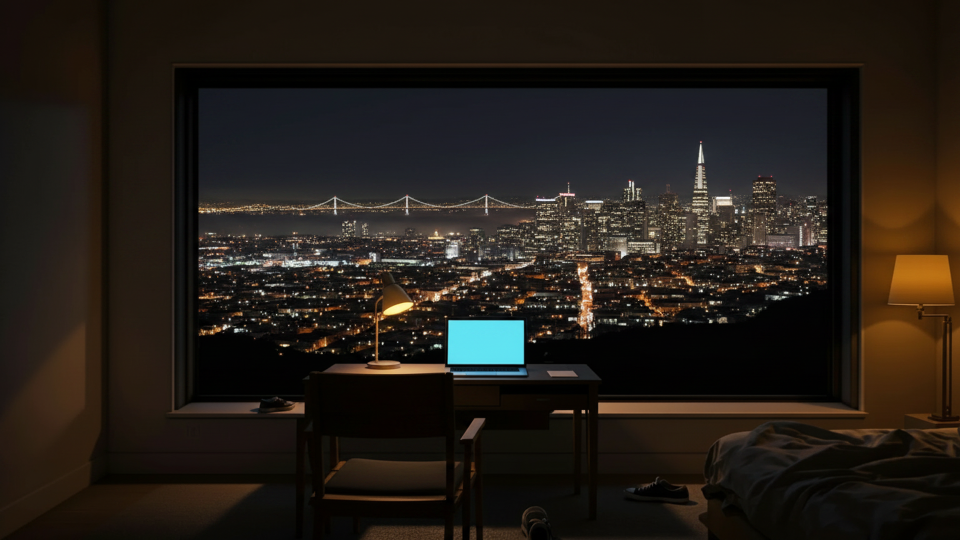
#> input picture gen/dive/keys/k1.png, 1920 x 1080 px (shown at 1/2 size)
$ python composite.py keys/k0.png keys/k1.png out.png
#> lines starting #> are read from the running program, lines starting #| are printed output that depends on the picture; after the words box and inside, x2 and y2 are one past the last pixel; in counts of white or black regions, pixels touching at a corner belong together; pictures that were not available may be replaced by others from this repository, and a replacement may not be noted
#> further down, ui is the input picture: PIL image 1920x1080 RGB; mean R, G, B 35.6, 29.1, 22.7
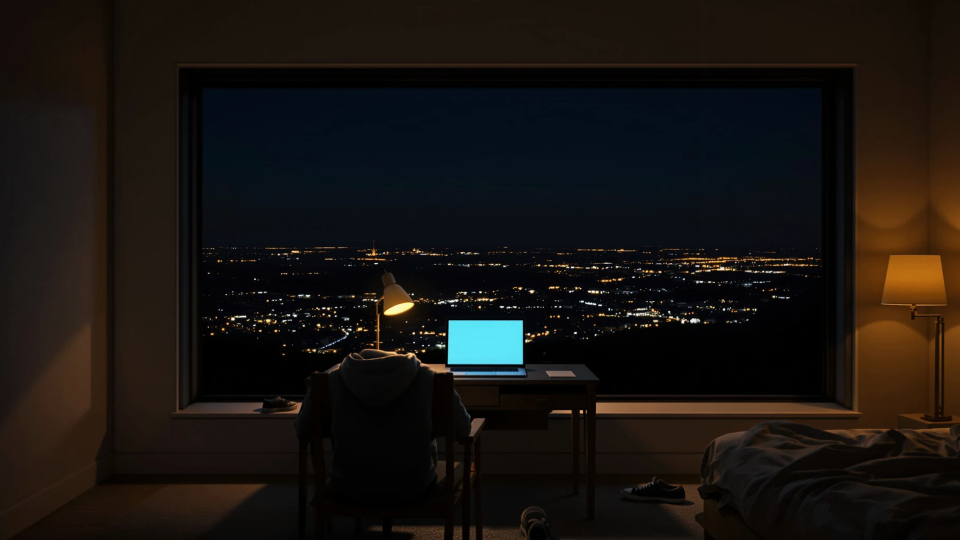
#> input picture gen/dive/keys/k0.png, 1920 x 1080 px, given as the content of the folder keys/k0.png, which was not available (shown at 1/2 size)
### gen/dive/track.py
#!/usr/bin/env python3
"""Where the laptop screen is, in every frame of the dive.

The generated take renders the screen as one flat cyan quad, which is the whole
reason this pipeline works: the quad is trivially keyable, so its four corners
can be tracked per frame. composite.py uses that to warp the app plate onto the
screen; the site uses it to land a real DOM panel on exactly the same four
corners when the scrub hands over.

Run standalone to write the track the site reads:

    python3 track.py raw ../../site/dive/track.json

Corners come out normalised to frame size, so a ladder can be rebuilt at any
width — or cropped, as the mobile one is — without invalidating the file.
"""

import json
import sys
from pathlib import Path

import numpy as np
from PIL import Image
from scipy import ndimage

# The cyan plate, sampled off the source render rather than guessed.
KEY_RGB = np.array([98, 233, 243], dtype=np.float32)
TOL = 78.0

# Corner jitter from the keyer is a pixel or two per frame. Unsmoothed it makes
# the pasted UI shimmer against a screen that is visibly rock steady.
SMOOTH = 2  # frames either side


def screen_blob(mask):
    """The screen, and nothing else that happens to be that colour.

    The key is a colour distance over the whole frame, and the corners below are
    global extremes of whatever it returns. So one stray patch of in-tolerance
    cyan anywhere — screen light spilling onto the chair back, a rim on the desk
    edge, a reflection in the window — does not add a little noise, it takes a
    corner. The quad snaps off the laptop and composite.py paints the sign-up
    across the furniture. Worse, spill drifts in and out of tolerance frame to
    frame, so the failure is an intermittent crawl rather than something you
    catch in one still. Keeping only the largest connected region makes that
    whole class of failure impossible: the screen is by far the biggest thing
    the key can find, and spill is never contiguous with it.
    """
    lab, n = ndimage.label(mask)
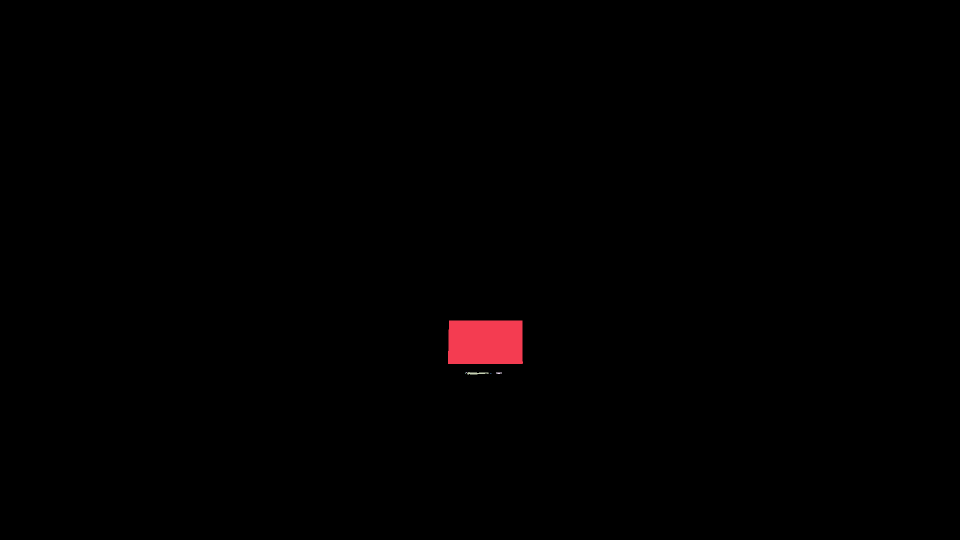
#> lab: shape (1080, 1920) int32 (shown at 1/2 size); 7 distinct labels, from 0 to 6; one colour per label, 0 black
#> n = 6
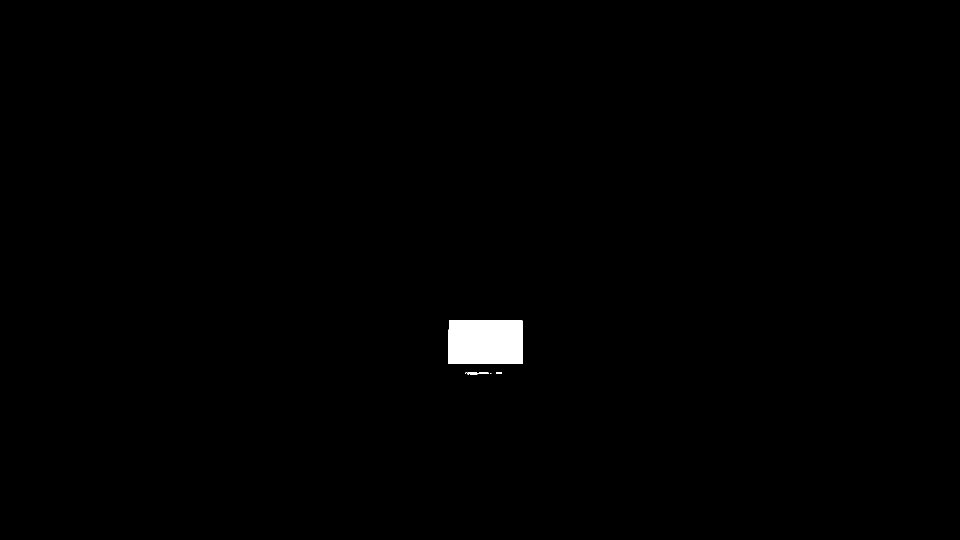
#> mask: shape (1080, 1920) bool (shown at 1/2 size); 0.63% white; 6 white regions (3 under 20 px), largest, box (x1, y1, x2, y2) and area: (896, 641, 1046, 728) 12888, (934, 744, 978, 749) 138, (993, 744, 1004, 748) 29
    if n <= 1:
        return mask
    sizes = ndimage.sum(mask, lab, range(1, n + 1))
#> sizes = [12888, 3, 138, 29, 3, 3]
    return lab == (int(np.argmax(sizes)) + 1)
#> returned value: shape (1080, 1920) bool; 0.62% white; 1 white region, box (x1, y1, x2, y2) and area: (896, 641, 1046, 728) 12888


def quad_from_mask(mask):
    """Four corners of the screen, as extremes of the keyed region.

    Valid because the screen is convex and axis-ish: TL minimises x+y, BR
    maximises it, TR maximises x-y, BL minimises it.
    """
    ys, xs = np.nonzero(mask)
#> ys = 12888 values from 641 to 727; xs = 12888 values, max 1045 at index 12288, min 896 at index 9010, mean 970.5
    if len(xs) < 400:  # too small to be worth warping into
        return None
    s, d = xs + ys, xs - ys
#> s = 12888 values, max 1771 at index 12738, min 1539 at index 0, mean 1654.6; d = 12888 values, max 403 at index 146, min 169 at index 12739, mean 286.4
    return [
        (float(xs[np.argmin(s)]), float(ys[np.argmin(s)])),  # TL
        (float(xs[np.argmax(d)]), float(ys[np.argmax(d)])),  # TR
        (float(xs[np.argmax(s)]), float(ys[np.argmax(s)])),  # BR
        (float(xs[np.argmin(d)]), float(ys[np.argmin(d)])),  # BL
    ]


def track_frames(src):
    """(frames, masks, raw quads, smoothed quads) for a directory of PNGs."""
    frames = sorted(Path(src).glob("*.png"))
    if not frames:
        sys.exit(f"no frames in {src}")

    tracks, masks = [], []
    for f in frames:
        arr = np.asarray(Image.open(f).convert("RGB"), dtype=np.float32)
        mask = screen_blob(np.linalg.norm(arr - KEY_RGB, axis=2) < TOL)
        masks.append(mask)
        tracks.append(quad_from_mask(mask))

    good = [i for i, q in enumerate(tracks) if q is not None]
#> good = [0]
    if not good:
        sys.exit("screen never keyed — check KEY_RGB/TOL")

    arr_t = np.full((len(frames), 4, 2), np.nan)
    for i, q in enumerate(tracks):
        if q is not None:
            arr_t[i] = q
#> this loop made 1 pass
#> q on pass 1: [(898, 641), (1044, 641), (1045, 726), (896, 727)]
#> after the loop, arr_t = [[898, 641], [1044, 641], [1045, 726], [896, 727]]
    # Box smoothing over the tracked span only, so the untracked head of the
    # shot cannot drag the first real corner toward nothing.
    sm = arr_t.copy()
#> sm = [[898, 641], [1044, 641], [1045, 726], [896, 727]]
    for i in good:
        lo, hi = max(good[0], i - SMOOTH), min(good[-1], i + SMOOTH)
        win = arr_t[lo : hi + 1]
        win = win[~np.isnan(win[:, 0, 0])]
        sm[i] = win.mean(axis=0)
#> this loop made 1 pass
#> (lo, hi, win) on pass 1: (0, 0, [[898, 641], [1044, 641], [1045, 726], [896, 727]])

    return frames, masks, tracks, sm, good


# [34 lines that do not run on import are left out]

### gen/dive/composite.py
#!/usr/bin/env python3
"""Put the real fuime UI on the laptop screen, for every frame of the dive.

The generated take renders the screen as one flat cyan quad, which is the whole
reason this works: the quad is trivially keyable, so its four corners can be
tracked per frame and the app plate warped onto them. No 3D, no rotoscoping.

The plate is on the screen from the very first frame. From across a dark room
you cannot read it, and you are not meant to — what you can see is that the
screen has something on it, and that is what the reader is being asked to fly
toward. A blank rectangle asks nothing.

What changes over the shot is the bloom, not the presence. A bright LCD seen
from ten feet away in a dark room does not read as a dark navy panel; it reads
as a blown-out block of light, and here it is also the key light on the desk,
the chair and the window sill. Paste an unlifted dark UI onto it at frame one
and the room is lit by a lamp that is off. So the plate is lifted hard toward
the screen's own light at the head of the shot and the lift decays to nothing
by LIFT_END, where the screen is big enough to read, the room has left frame,
and the frame has to colour-match the DOM panel the site hands off to.
"""

import sys
from pathlib import Path

import numpy as np
from PIL import Image, ImageFilter

from track import track_frames

SRC = Path(sys.argv[1])  # dir of extracted frames
UI = Path(sys.argv[2])  # app plate png
OUT = Path(sys.argv[3])
OUT.mkdir(parents=True, exist_ok=True)

# Bloom lift, in normalised shot progress: how far the plate is pushed toward
# the light it replaces. fx/dive.js mirrors both numbers and this curve.
LIFT_MAX, LIFT_END = 0.55, 0.86
LIFT_RGB = (150, 214, 224)

# Above this on-screen width the plate has enough room that the keyer's half-cyan
# edge ring needs the wider dilate; below it, a 5px grow is 3% of the screen and
# paints UI onto the laptop lid.
WIDE_PX = 400


def perspective_coeffs(dst, src):
    """PIL wants the inverse map: output xy -> input xy. Solve the 8 unknowns."""
    m = []
    for (x, y), (u, v) in zip(dst, src):
        m.append([x, y, 1, 0, 0, 0, -u * x, -u * y])
        m.append([0, 0, 0, x, y, 1, -v * x, -v * y])
    a = np.array(m, dtype=np.float64)
    b = np.array(src, dtype=np.float64).reshape(8)
    return np.linalg.solve(a, b)


def smoothstep(t):
    t = max(0.0, min(1.0, t))
    return t * t * (3 - 2 * t)


def edge(p, q):
    return float(np.hypot(p[0] - q[0], p[1] - q[1]))


ui = Image.open(UI).convert("RGB")
_mips = {}


def plate_at(quad):
    """The plate, pre-reduced to roughly the size it is about to occupy.

    PIL's PERSPECTIVE transform point-samples. It asks the source for one pixel
    per output pixel and averages nothing in between, so a 3200px plate warped
    into a 148px screen lands on whichever glyph stroke happens to sit under
    each sample. Held still that is mush; scrubbed, it is crawling moire, and it
    is the single ugliest thing in the shot at the head of the dive where the
    reader is looking straight at that screen.

    Reducing with LANCZOS first puts the transform back near 1:1 with every
    source pixel accounted for. Held at 2x the destination so the warp still has
    detail to resample from, never upscaled past the original, and cached by
    rounded scale because the screen grows smoothly and neighbouring frames want
    the same mip.
    """
    w_px = max(edge(quad[0], quad[1]), edge(quad[3], quad[2]))
    h_px = max(edge(quad[0], quad[3]), edge(quad[1], quad[2]))
    scale = min(1.0, 2.0 * max(w_px / ui.width, h_px / ui.height))
    k = round(scale, 2)
    if k not in _mips:
        size = (max(1, round(ui.width * k)), max(1, round(ui.height * k)))
        _mips[k] = ui if k >= 1.0 else ui.resize(size, Image.LANCZOS)
    return _mips[k], w_px


# One definition of where the screen is, shared with the site: track.py writes
# the same corners out as JSON so the DOM handoff lands on the same four points
# this warp does.
frames, masks, tracks, sm, good = track_frames(SRC)
#> frames = 1 item; masks = 1 item; tracks = [[(898, 641), (1044, 641), (1045, 726), (896, 727)]]; sm = [[898, 641], [1044, 641], [1045, 726], [896, 727]]; good = [0]
print(f"keyed {len(good)}/{len(frames)} frames (first hit: {good[0]})")
#| keyed 1/1 frames (first hit: 0)

for i, f in enumerate(frames):
    base = Image.open(f).convert("RGB")
#> base is the input picture: PIL image 1920x1080 RGB; mean R, G, B 23.8, 19.6, 16.3
#> (the run stopped early here; a loop or call above may not have finished)
